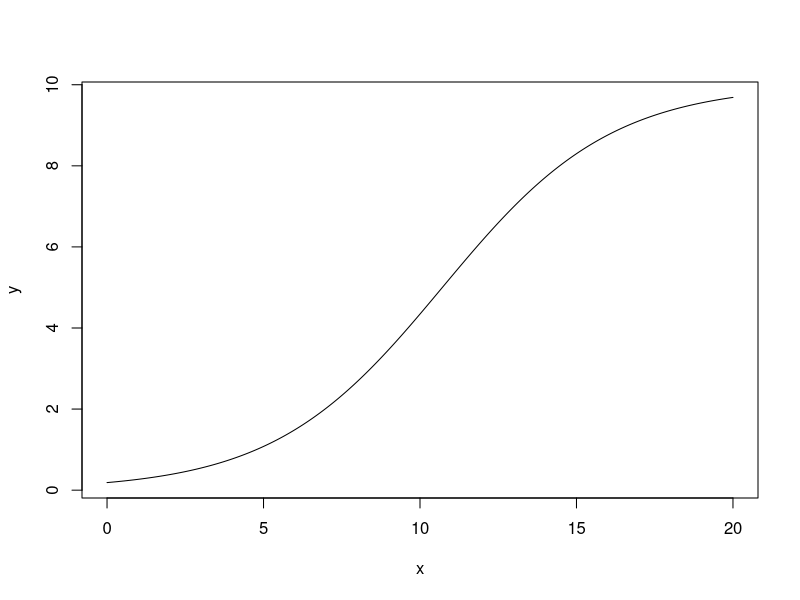

Write R code to recreate this figure.
# Read the data (Session --> Set Working Directory --> To source file location)
DF <- read.csv("example_data_ratios.csv")

# Fit the model
n   <- 10
GLM <- glm(cbind(correct, n - correct) ~ time,
           family = binomial(link = "logit"), data = DF)

# Enter the estimates
intercept   <- coef(GLM)[1]
slope       <- coef(GLM)[2]
inverselink <- function(eta){
  1 / (exp(-eta) + 1)
}

# Create a large sequence of numbers along the x-axis
x <- seq(0, 20, length.out = 1000)

# Compute the predictions on the scale of the linear predictor
eta <- intercept + slope * x
  
# Compute the resulting values on the y-axis (and multiply by n)
y <- inverselink(eta) * n

# Plot the resulting model
plot(x, y, type = "l")
